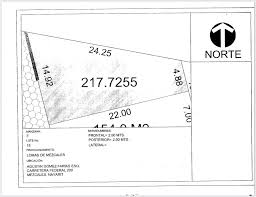
#> input picture ProyectoLotes/images.jpeg, 256 x 197 px
$ python TecnicaApertura.py
#> lines starting #> are read from the running program, lines starting #| are printed output that depends on the picture
import cv2
import numpy as np
import matplotlib.pyplot as plt

def aplicar_apertura(image_path, kernel_size=3, mostrar_original=True):
    # 1. Leer la imagen en escala de grises
#> called with image_path = 'images.jpeg', kernel_size = 5, mostrar_original = True
    imagen = cv2.imread(image_path, cv2.IMREAD_GRAYSCALE)
#> imagen: shape (197, 256); min 0, max 255, mean 243.3

    if imagen is None:
        print("Error: No se pudo cargar la imagen.")
        return

    # 2. Definir el kernel (estructurante) para la operación morfológica
    kernel = np.ones((kernel_size, kernel_size), np.uint8)

    # 3. Aplicar apertura (erosión seguida de dilatación)
    imagen_erosionada = cv2.erode(imagen, kernel, iterations=1)
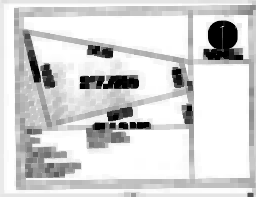
#> imagen_erosionada: shape (197, 256); min 0, max 255, mean 212.3
    imagen_apertura = cv2.dilate(imagen_erosionada, kernel, iterations=1)
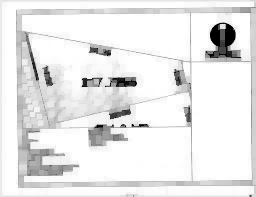
#> imagen_apertura: shape (197, 256); min 0, max 255, mean 232.6

    # 4. Mostrar resultados
    plt.figure(figsize=(12, 6))

    if mostrar_original:
        plt.subplot(1, 2, 1)
        plt.imshow(imagen, cmap='gray')
        plt.title('Imagen Original')
        plt.axis('off')

        plt.subplot(1, 2, 2)
        plt.imshow(imagen_apertura, cmap='gray')
        plt.title(f'Apertura (Kernel {kernel_size}x{kernel_size})')
        plt.axis('off')
    else:
        plt.imshow(imagen_apertura, cmap='gray')
        plt.title(f'Apertura (Kernel {kernel_size}x{kernel_size})')
        plt.axis('off')

    plt.show()
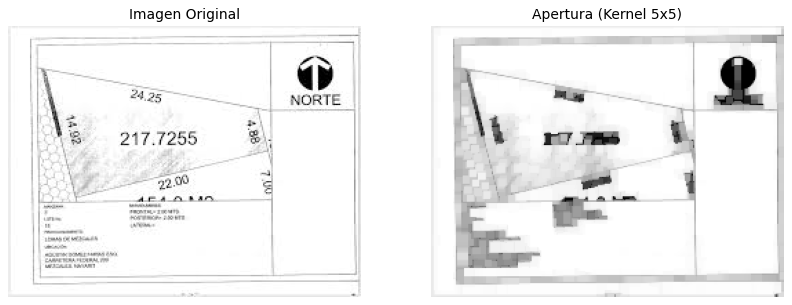
#> figure drawn by matplotlib, 2 panels

# Ejemplo de uso
image_path = 'images.jpeg'  # Cambia por tu ruta de imagen
aplicar_apertura(image_path, kernel_size=5, mostrar_original=True)

$ run again, with ProyectoLotes/Loteprueba.jpeg copied over ProyectoLotes/images.jpeg
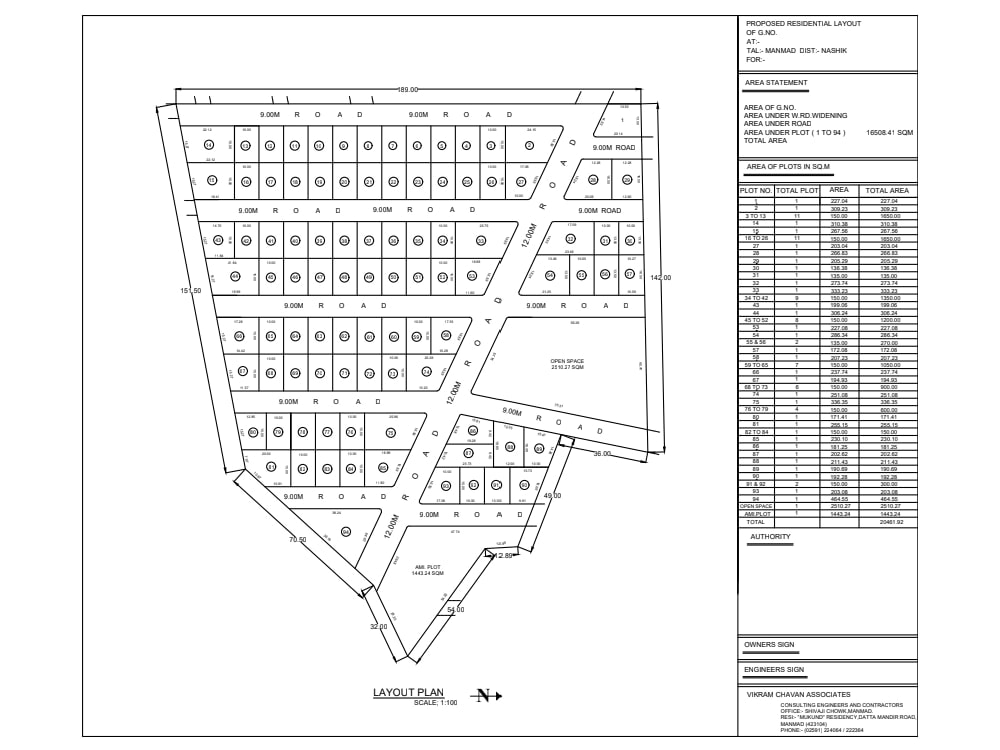
#> input picture ProyectoLotes/Loteprueba.jpeg, 1000 x 750 px
#> in aplicar_apertura, imagen is the input picture: shape (750, 1000); min 0, max 255, mean 240.6
#> in aplicar_apertura, `imagen_erosionada = cv2.erode(imagen, kernel, iterations=1)`:
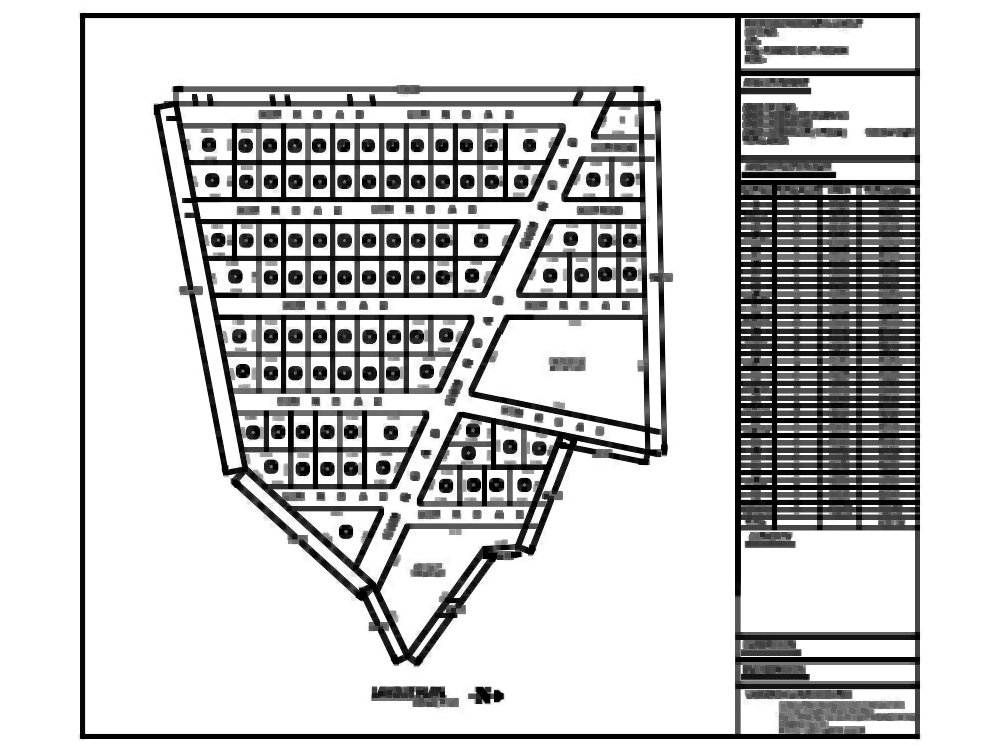
#> imagen_erosionada: shape (750, 1000); min 0, max 255, mean 201.5
#> in aplicar_apertura, `plt.show()`:
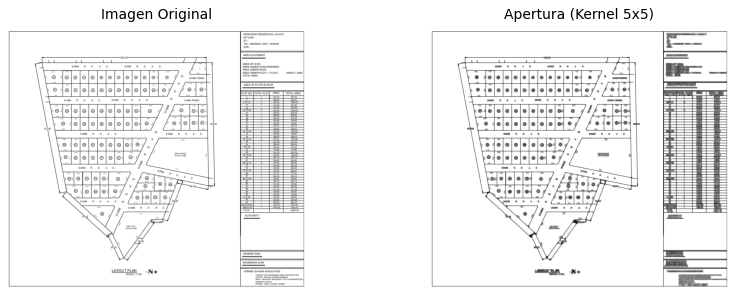
#> figure drawn by matplotlib, 2 panels

$ run again, with ProyectoLotes/hoja.jpeg copied over ProyectoLotes/images.jpeg
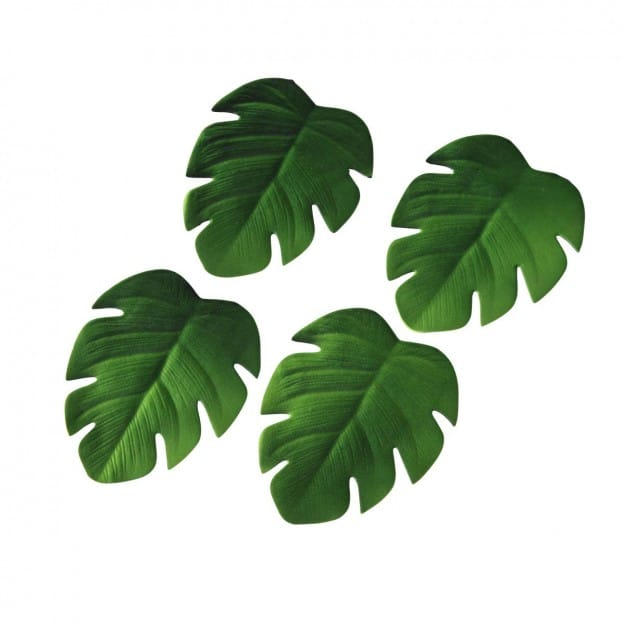
#> input picture ProyectoLotes/hoja.jpeg, 625 x 625 px
#> in aplicar_apertura, `imagen_erosionada = cv2.erode(imagen, kernel, iterations=1)`:
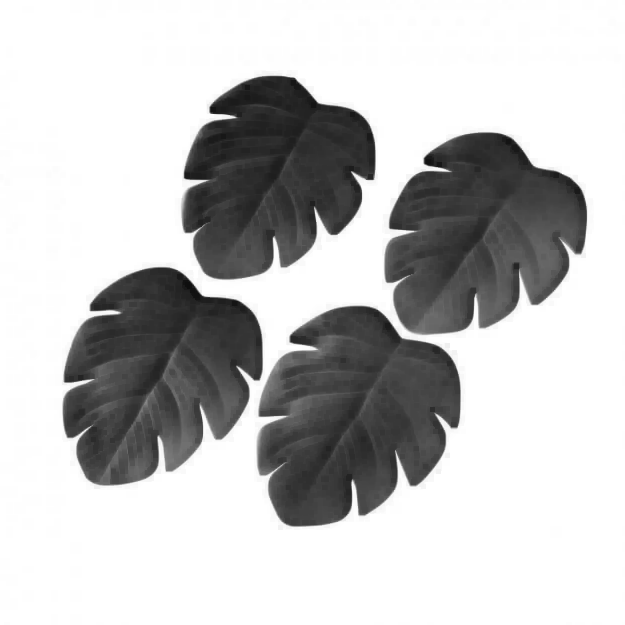
#> imagen_erosionada: shape (625, 625); min 14, max 255, mean 195.2
#> in aplicar_apertura, `plt.show()`:
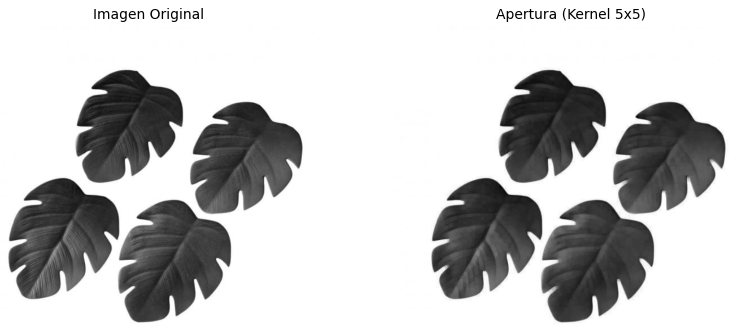
#> figure drawn by matplotlib, 2 panels
